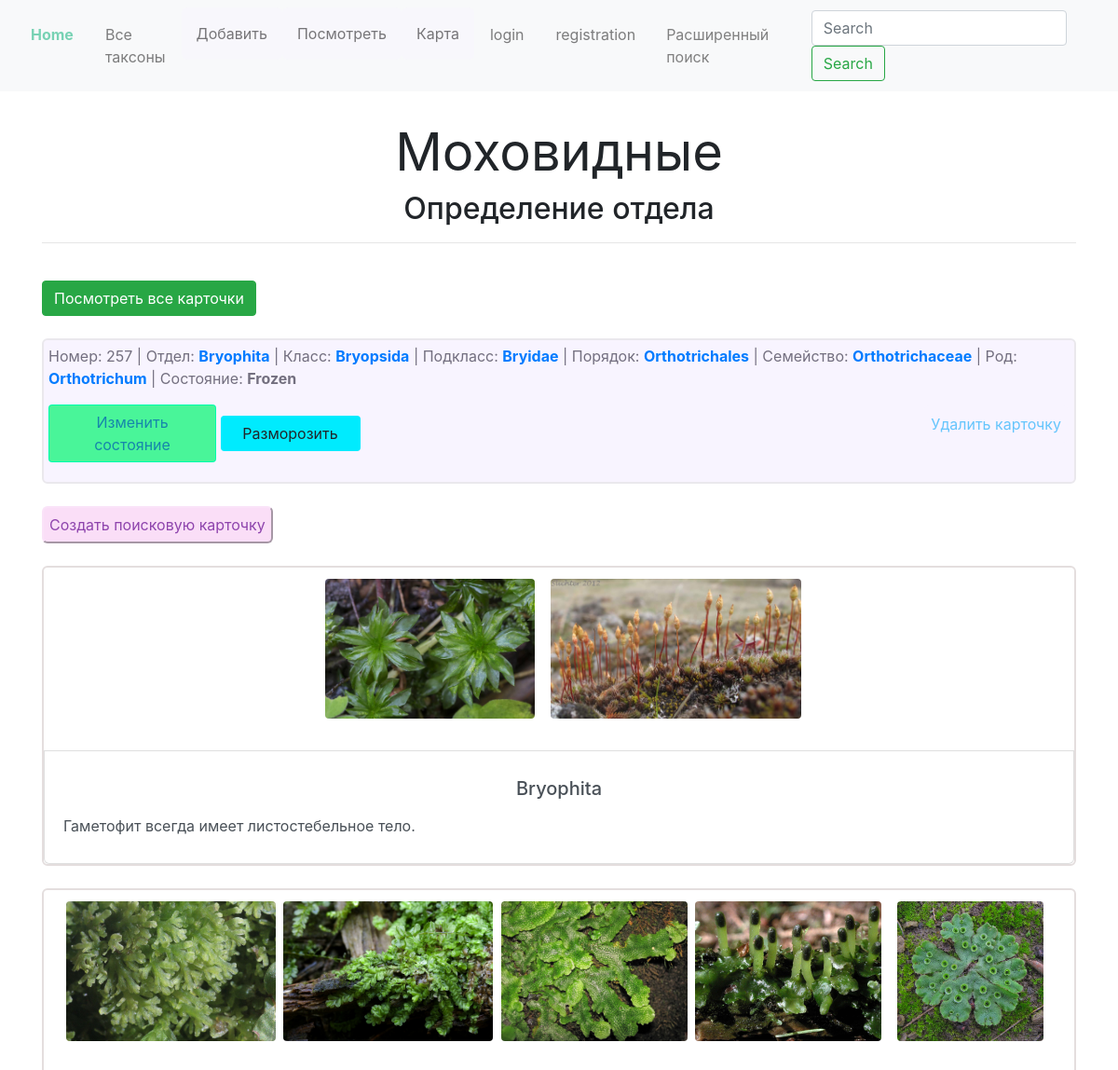
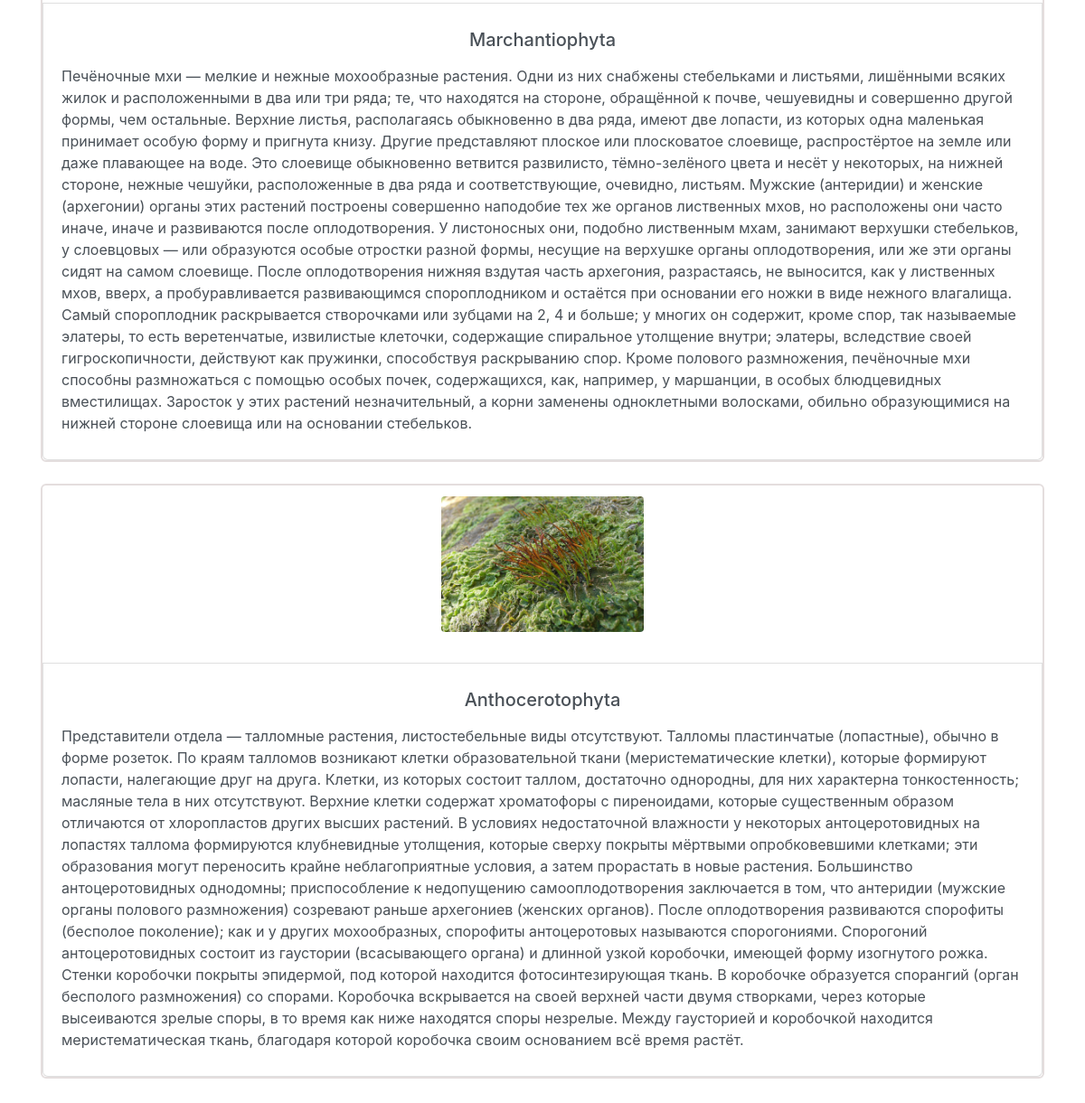
Page /definer/definer_starter/ on the committed database (2 pictures, top to bottom).
### definer/models.py (models this page shows)
class TaxonSearch(models.Model):
	division =  models.CharField(max_length=150, blank=True)
	moss_class = models.CharField(max_length=150, blank=True)
	subclass = models.CharField(max_length=150, blank=True)
	order = models.CharField(max_length=150, blank=True)
	family = models.CharField(max_length=150, blank=True)
	genus = models.CharField(max_length=150, blank=True)
	species = models.CharField(max_length=150, blank=True)
	activation_vars = (
		('Act', 'Act'),
		('Deact', 'Deact'),
		('Frozen', 'Frozen')
		)
	activation = models.CharField(max_length=30, choices=activation_vars, default='Act', blank=True)

### moss/models.py (models this page shows, shortened)
class DivisionImages(models.Model):
	taxon = models.ForeignKey(Division, on_delete=models.CASCADE, blank=True, null=True)
	image = models.ImageField(upload_to='division', null=True)

class Division(models.Model):
	parent_taxon = models.CharField(max_length=50, default='Plantae')
	name = models.CharField(max_length=60)
	description = models.TextField(blank=True)
	definer_description = models.TextField(blank=True)
	date = models.DateTimeField(auto_now_add=True)
	img = models.ImageField(blank=True, null=True)
	creator = models.ForeignKey(User, on_delete=models.SET_NULL, blank=True, null=True)
	tax = models.ForeignKey(Taxa, on_delete=models.SET_NULL, blank=True, null=True)
	class Meta:
		verbose_name_plural = 'Divisions'

### definer/views.py (the view, shortened to what this page needs)
# urls.py: path('definer_starter/', views.definer_starter, name='definer_starter'),	 #name - чтобы вызывать
def definer_starter(request):
	division_images = DivisionImages.objects.all()
	moss_list = Division.objects.all()
	search_cards = []
	all_cards = TaxonSearch.objects.all()
	card = None
	try:
		card = TaxonSearch.objects.get(activation='Act')
		search_cards.append(card)
	except:
		pass
	try:
		froz_list = TaxonSearch.objects.filter(activation='Frozen')
		froz = list(froz_list)
		print(froz[::-1])
		frozen_cards = [search_cards.append(card) for card in froz[::-1] if len(search_cards) < 2]
	except:
		pass
	print(search_cards)
	form = SearchCreation()
	freez_button_name = 'Разморозить'
	button_name = 'Заморозить'
	context = {'moss_list': moss_list, 'division_images': division_images,
				'form': form, 'search_cards': search_cards, 'button_name': button_name,
				 'freez_button_name': freez_button_name}
	return render(request, 'definer_starter.html', context)

### definer/forms.py
class SearchCreation(forms.ModelForm):
	class Meta:
		model = TaxonSearch
		fields = '__all__'

### definer/templates/definer_starter.html (shortened to what this page needs)
{% extends 'base.html' %}
{% load static %}
{%load bootstrap4 %}
{% block content %}
<h1 align='center' class='display-4'><strong>Моховидные</strong></h1>
<h2 align='center' class='display-5'>Определение отдела</h2>
<hr>
<br>
<a href="{% url 'definer:cards_list' %}"><button type="button" class="btn btn-success">Посмотреть все карточки</button></a>
<br>
<br>
{% if search_cards %}
	{% for card in search_cards %}
	<div class='card_div'>
		Номер: {{card.id}}
		{% if card.division %}
		 | Отдел: <a href="{% url 'definer:taxons_observation' card.division card.id %}"><b>{{card.division}}</b></a>
		{% endif %}
		{% if card.moss_class %}
		 | Класс: <a href="{% url 'definer:taxons_observation' card.moss_class card.id %}"><b>{{card.moss_class}}</b></a>
		 {% endif %}
		{% if card.subclass %}
		 | Подкласс: <a href="{% url 'definer:taxons_observation' card.subclass card.id %}"><b>{{card.subclass}}</b></a>
		{% endif %}
		{% if card.order %}
		 | Порядок: <a href="{% url 'definer:taxons_observation' card.order card.id %}"><b>{{card.order}}</b></a>
		{% endif %}
		{% if card.family %}
		 | Семейство: <a href="{% url 'definer:taxons_observation' card.family card.id %}"><b>{{card.family}}</b></a>
		{% endif %}
		{% if card.genus %}
		 | Род: <a href="{% url 'definer:taxons_observation' card.genus card.id %}"><b>{{card.genus}}</b></a>
		{% endif %}
		 | Состояние: <b>{{card.activation}}</b>
	<p>
		<form action="{% url 'definer:activation' card.id %}" method='post' style="display:inline-block;">
		<button name='submit' style="background: #00FEAD; color: #1686ab; width: 180px; " class='btn change_act'>Изменить состояние</button>
		</form>
		<form action="{% url 'definer:card_freezing_starter' card.id %}" method='post' style="display:inline-block;">
			<button style='background: #00EBFE; width:150px;' class='btn third' name='submit'>{% if card.activation == 'Frozen' %}{{freez_button_name}}{% endif %}</button>
		</form>
		<div style='float: right; padding: 1px'>
		<a href="#zatemnenie"><button type="button" class="main_button" style="display:inline-block;" name='submit'>Удалить карточку</button></a>
	</div>
	</p>
	</div>
	<br>
	{% endfor %}
{% endif %}
<form action="{% url 'definer:definer_starter' %}" method='post'>
	<button name='submit' class='new_card_btn'>Создать поисковую карточку</button>
</form>
<br>
<div class='list-group'>
  {% if moss_list %}
	{% for moss in moss_list %}
		<div style="border: 2px solid #e4dede; border-radius: 6px">
		<p style='text-align: center; height: 180px; padding: 10px; overflow: auto;'>
		{% for photo in division_images %}
			{% if photo.taxon == moss %}
				<a href="{{photo.image.url}}"><img alt='' class="rounded float-center" style="height: 150px; margin:2px;" src='{{photo.image.url}}'></a>
			{% endif %}
		{% endfor %}
		</p>
		<a href="{% url 'definer:definer_unitaxon' moss.name %}" class="list-group-item list-group-item-action flex-column align-items-start">
			<div align=center><p><small>{{taxon.tax}}</small></p>
			 <h5 class="mb-3">{{moss.name}}</h5>
			</div>
			 <div class="d-flex w-100 justify-content-between">
			 <p class="mb-3">{{moss.definer_description}}</p>
			</div>
		</a>
		</div>
		<br>
	{% endfor %}
  {% endif %}
</div>
{% endblock %}

### moss/templates/base.html (shortened to what this page needs)
<!DOCTYPE html>
{% load bootstrap4 %}
{% load static %}
<html lang='en'>
  <head>
    <link rel="stylesheet" href="https://stackpath.bootstrapcdn.com/bootstrap/4.5.2/css/bootstrap.min.css">
    {% bootstrap_css %}
  </head>
    <body>
        <nav class='navbar navbar-expand-lg navbar-light bg-light' style="background-color: #f8f7fc">
	      <div class="collapse navbar-collapse" id="navbarSupportedContent">
		    <ul class="navbar-nav mr-auto">
		      <li class="nav-item active">
		        <a style='color: rgb(120, 210, 180); margin: 9px' class="nav-link" href="{% url 'home' %}"><strong>Home</strong><span class="sr-only">(current)</span></a>
		      </li>
		      <li class="nav-item">
		        <a style='margin: 9px' class="nav-link" href="{% url 'taxons:all_taxons' %}">Все таксоны</a>
		      </li>
		        <li class="nav-item dropdown">
		         <div class="dropdown">
				 	 <button class="dropbtn">Добавить</button>
		   		</div>
		        </li>
		        <li class="nav-item dropdown">
		          <div class="dropdown">
				 	 <button class="dropbtn">Посмотреть</button>
				</div>
			</li>
			<li>
				<div class="dropdown">
				 	 <button class="dropbtn">Карта</button>
				 </div>
		      </li>
		    		      {% if user.is_authenticated %}
			      <li class='nav-item prof' >
			      	<div>
					<a style='margin-left: 100px; margin-top: 10px;' id='prof' class='nav-link' href="{% url 'profile_page' %}"><strong>{{user.username}}-profile</strong></a>
				</div>
				  </li>
				  <li class='nav-item'>
					<a style='margin: 9px' class='nav-link' href="{% url 'logout_page' %}">logout</a>
				  </li>
			   {% else %}
			   	  <li class='nav-item'>
					<a style='margin: 9px' class='nav-link' href="{% url 'login_page' %}">login</a>
				  </li>
				  <li class='nav-item'>
					<a style='margin: 9px' class='nav-link' href="{% url 'register' %}">registration</a>
				  </li>
			   {% endif %}
			   	  </ul>
			<a style='color:gray;' class="nav-link" href="{% url 'search' %}">Расширенный поиск</a>
		    <form class="form-inline my-2 my-lg-0" action="{% url 'base_settings' %}">
		      <input class="form-control mr-sm-2" type="search" placeholder="Search" aria-label="Search" name='search'>
		      <button class="btn btn-outline-success my-2 my-sm-0" type="submit">Search</button>
		    </form>
		  </div>
		</nav>
	<div class='container'>
	  <div>
	  {% block content %} {% endblock %}
	  </div>
	</div>
    </body>
</html>

### rows in the picture
TaxonSearch: id "257", division "Bryophita", moss_class "Bryopsida", subclass "Bryidae", order "Orthotrichales", family "Orthotrichaceae", genus "Orthotrichum", activation "Frozen", freez_button_name "Разморозить"
Division: name "Bryophita", definer_description "Гаметофит всегда имеет листостебельное тело."
DivisionImages: image (picture)
DivisionImages: image (picture)
Division: name "Marchantiophyta", definer_description "Печёночные мхи — мелкие и нежные мохообразные растения. Одни из них снабжены стебельками и листьями, лишёнными всяких жилок и расположенными в два или три ряда; те, что находятся на стороне, обращённой к почве, чешуевидны и совершенно другой формы, чем остальные. Верхние листья, располагаясь обыкновенно в два ряда, имеют две лопасти, из которых одна маленькая принимает особую форму и пригнута книзу. Другие представляют плоское или плосковатое слоевище, распростёртое на земле или даже плавающее на воде. Это слоевище обыкновенно ветвится развилисто, тёмно-зелёного цвета и несёт у некоторых, на нижней стороне, нежные чешуйки, расположенные в два ряда и соответствующие, очевидно, листьям.…"
DivisionImages: image (picture)
DivisionImages: image (picture)
DivisionImages: image (picture)
DivisionImages: image (picture)
DivisionImages: image (picture)
Division: name "Anthocerotophyta", definer_description "Представители отдела — талломные растения, листостебельные виды отсутствуют. Талломы пластинчатые (лопастные), обычно в форме розеток. По краям талломов возникают клетки образовательной ткани (меристематические клетки), которые формируют лопасти, налегающие друг на друга. Клетки, из которых состоит таллом, достаточно однородны, для них характерна тонкостенность; масляные тела в них отсутствуют. Верхние клетки содержат хроматофоры с пиреноидами, которые существенным образом отличаются от хлоропластов других высших растений. В условиях недостаточной влажности у некоторых антоцеротовидных на лопастях таллома формируются клубневидные утолщения, которые сверху покрыты мёртвыми опробковевшими…"
DivisionImages: image (picture)
